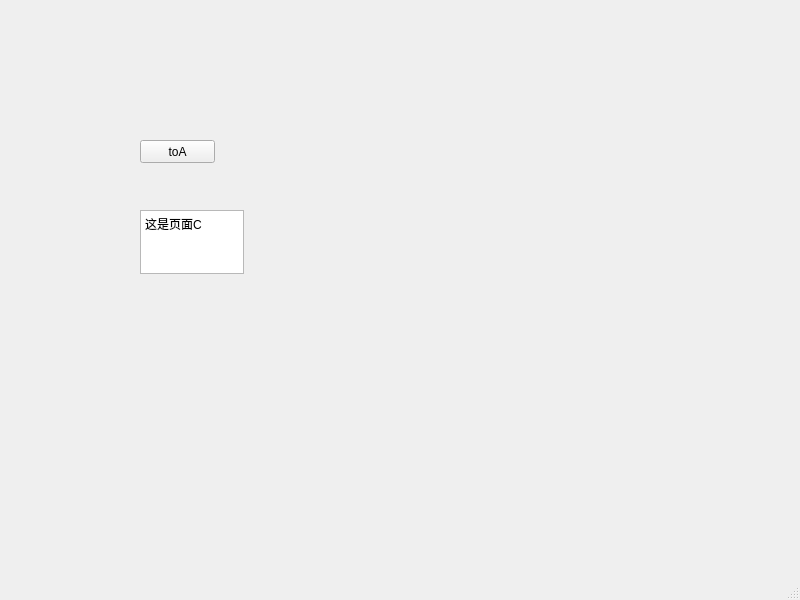
<?xml version="1.0" encoding="UTF-8"?>
<ui version="4.0">
 <class>MainWindow</class>
 <widget class="QMainWindow" name="MainWindow">
  <property name="geometry">
   <rect>
    <x>0</x>
    <y>0</y>
    <width>800</width>
    <height>600</height>
   </rect>
  </property>
  <property name="windowTitle">
   <string>MainWindow</string>
  </property>
  <widget class="QWidget" name="centralwidget">
   <widget class="QPushButton" name="btn_C_to_A">
    <property name="geometry">
     <rect>
      <x>140</x>
      <y>140</y>
      <width>75</width>
      <height>23</height>
     </rect>
    </property>
    <property name="text">
     <string>toA</string>
    </property>
   </widget>
   <widget class="QTextEdit" name="text_C">
    <property name="geometry">
     <rect>
      <x>140</x>
      <y>210</y>
      <width>104</width>
      <height>64</height>
     </rect>
    </property>
    <property name="html">
     <string>&lt;!DOCTYPE HTML PUBLIC &quot;-//W3C//DTD HTML 4.0//EN&quot; &quot;http://www.w3.org/TR/REC-html40/strict.dtd&quot;&gt;
&lt;html&gt;&lt;head&gt;&lt;meta name=&quot;qrichtext&quot; content=&quot;1&quot; /&gt;&lt;style type=&quot;text/css&quot;&gt;
p, li { white-space: pre-wrap; }
&lt;/style&gt;&lt;/head&gt;&lt;body style=&quot; font-family:'SimSun'; font-size:9pt; font-weight:400; font-style:normal;&quot;&gt;
&lt;p style=&quot; margin-top:0px; margin-bottom:0px; margin-left:0px; margin-right:0px; -qt-block-indent:0; text-indent:0px;&quot;&gt;这是页面C&lt;/p&gt;&lt;/body&gt;&lt;/html&gt;</string>
    </property>
   </widget>
  </widget>
  <widget class="QMenuBar" name="menubar">
   <property name="geometry">
    <rect>
     <x>0</x>
     <y>0</y>
     <width>800</width>
     <height>22</height>
    </rect>
   </property>
  </widget>
  <widget class="QStatusBar" name="statusbar"/>
 </widget>
 <resources/>
 <connections/>
</ui>
